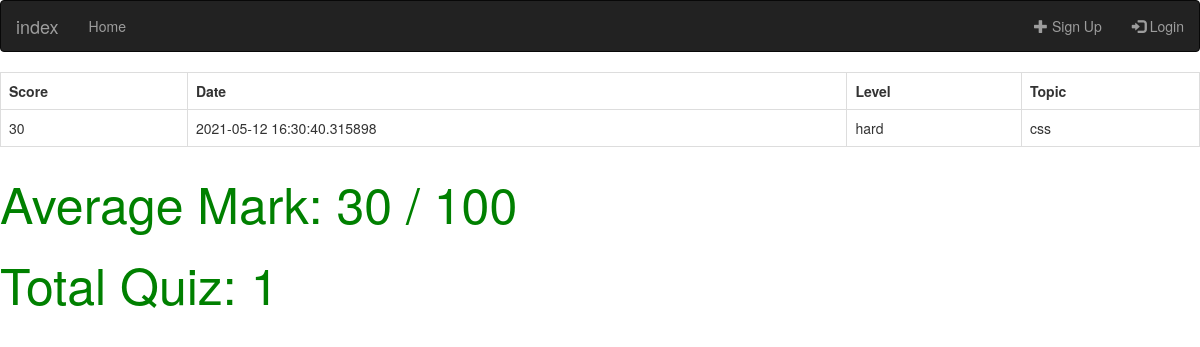
Screenshot of /user/2/statistic with the database file from the repository.
### web/models.py (models this page shows)
class Quizdata(db.Model,UserMixin):
    id = db.Column(db.Integer, primary_key=True)
    user_id = db.Column(db.Integer, db.ForeignKey('user.id'), nullable=False)
    quiztype_id = db.Column(db.Integer, db.ForeignKey('quiztype.id'), nullable=False)
    score = db.Column(db.Integer, nullable=False)
    date = db.Column(db.String(128), nullable=False)
    user = db.relationship("User")
    quiztype = db.relationship("Quiztype")

class Quiztype(db.Model,UserMixin):
    id = db.Column(db.Integer, primary_key=True)
    level = db.Column(db.String(64))
    topic = db.Column(db.String(64))

### web/user/routes.py (the view)
@user.route('/user/<int:userid>/statistic', methods=['GET', 'POST'])
def statistic(userid):
    users = Quizdata.query.filter_by(user_id=userid).all()
    user_list = []
    score =0
    total =0
    average_score=0
    for item in users:
        score+=item.score
        total+=1
        quiztype = Quiztype.query.filter_by(id=item.quiztype_id).first()
        user_list.append({"score": item.score,
                            "date": item.date,
                            "level": quiztype.level,
                            "topic": quiztype.topic,})
    if total > 0:
       average_score = int(score/total)
    return render_template("statistic.html", users=user_list,average_score=average_score,total=total)

### web/templates/statistic.html (shortened to what this page needs)
{% extends "home.html" %}
{% block content %}
<div class="box box-primary">
    <div class="box-body">
        {% if users%}
        <table class="table table-bordered">
            <tr>
                <th>Score</th>
                <th>Date</th>
                <th>Level</th>
                <th>Topic</th>
            </tr>
            {% for row in users %}
                <tr>
                <td>{{row.score}}</td>
                <td>{{row.date}}</td>
                <td>{{row.level}}</td>
                <td>{{row.topic}}</td>
            </tr>
            {% endfor %}
        </table>
        {% endif %}
    </div>
    <p style="font-size:50px; color:green"> Average Mark: {{ average_score }} / 100</p>
    <p style="font-size:50px; color:green"> Total Quiz: {{ total }} </p>
</div>
{% endblock %}

### rows the page displays
Quizdata: date "2021-05-12 16:30:40.315898"
Quiztype: level "hard", topic "css"

### other values shown
{{ row.score }} "30"
{{ average_score }} "30"
{{ total }} "1"
